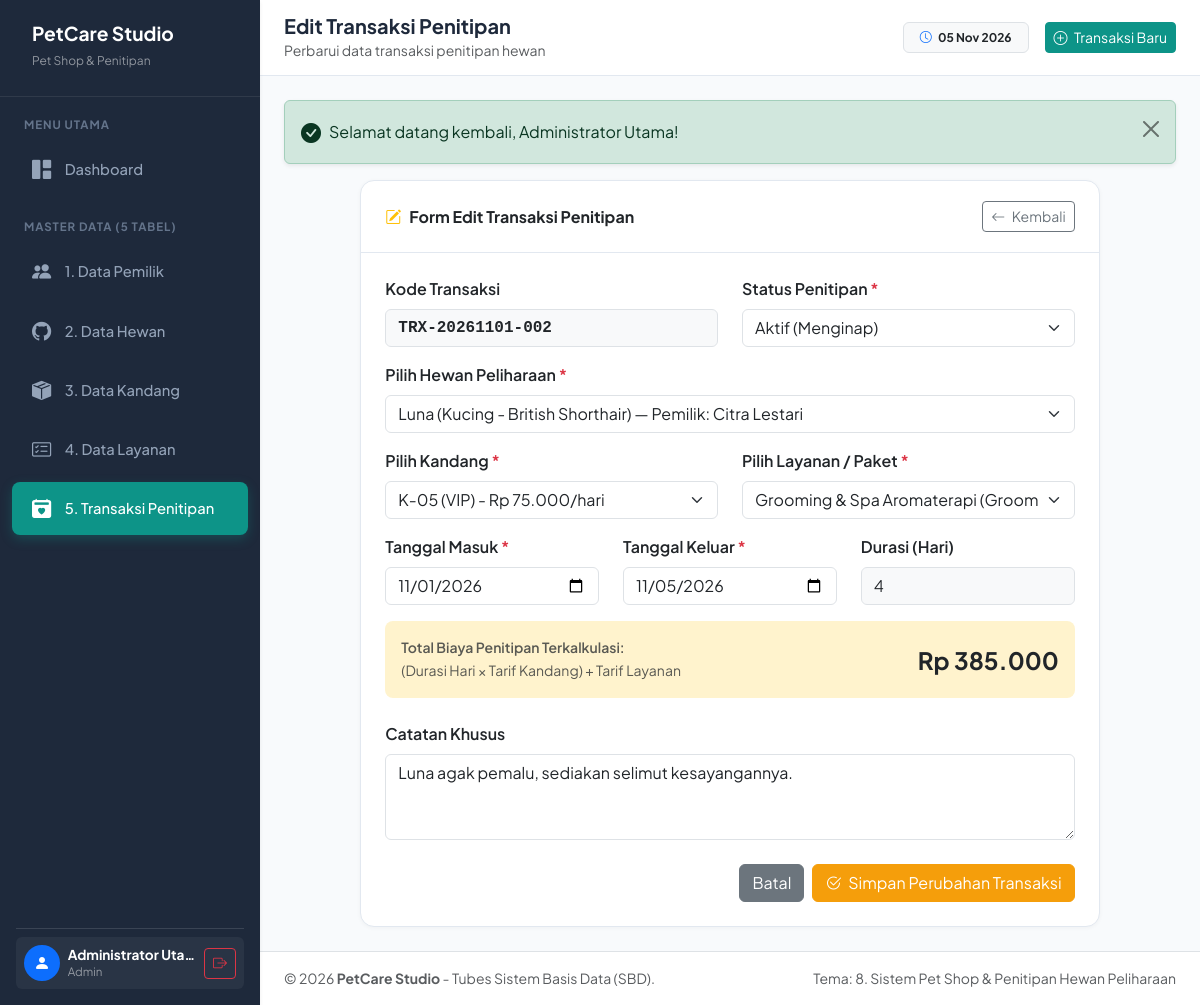
/penitipan/edit.php?id=2 (signed in), run on the app's committed database.
### tables this page shows
CREATE TABLE `penitipan` (
    `id_penitipan` INT AUTO_INCREMENT PRIMARY KEY,
    `kode_transaksi` VARCHAR(30) NOT NULL UNIQUE,
    `id_hewan` INT NOT NULL,
    `id_kandang` INT NOT NULL,
    `id_layanan` INT NOT NULL,
    `tgl_masuk` DATE NOT NULL,
    `tgl_keluar` DATE NOT NULL,
    `total_hari` INT NOT NULL CHECK (`total_hari` > 0),
    `total_biaya` DECIMAL(12,2) NOT NULL CHECK (`total_biaya` >= 0),
    `status_penitipan` ENUM('Booking', 'Aktif', 'Selesai', 'Batal') NOT NULL DEFAULT 'Booking',
    `catatan` TEXT,
    `created_at` TIMESTAMP DEFAULT CURRENT_TIMESTAMP,
    CONSTRAINT `fk_penitipan_hewan` FOREIGN KEY (`id_hewan`) 
        REFERENCES `hewan` (`id_hewan`) 
        ON DELETE RESTRICT 
        ON UPDATE CASCADE,
    CONSTRAINT `fk_penitipan_kandang` FOREIGN KEY (`id_kandang`) 
        REFERENCES `kandang` (`id_kandang`) 
        ON DELETE RESTRICT 
        ON UPDATE CASCADE,
    CONSTRAINT `fk_penitipan_layanan` FOREIGN KEY (`id_layanan`) 
        REFERENCES `layanan` (`id_layanan`) 
        ON DELETE RESTRICT 
        ON UPDATE CASCADE
);

CREATE TABLE `hewan` (
    `id_hewan` INT AUTO_INCREMENT PRIMARY KEY,
    `id_pemilik` INT NOT NULL,
    `nama_hewan` VARCHAR(50) NOT NULL,
    `jenis_hewan` ENUM('Kucing', 'Anjing', 'Kelinci', 'Hamster', 'Burung', 'Reptil') NOT NULL,
    `ras` VARCHAR(50) NOT NULL,
    `umur_bulan` INT NOT NULL CHECK (`umur_bulan` >= 0),
    `jenis_kelamin` ENUM('Jantan', 'Betina') NOT NULL,
    `berat_kg` DECIMAL(4,2) NOT NULL CHECK (`berat_kg` > 0),
    `created_at` TIMESTAMP DEFAULT CURRENT_TIMESTAMP,
    CONSTRAINT `fk_hewan_pemilik` FOREIGN KEY (`id_pemilik`) 
        REFERENCES `pemilik` (`id_pemilik`) 
        ON DELETE CASCADE 
        ON UPDATE CASCADE
);

CREATE TABLE `kandang` (
    `id_kandang` INT AUTO_INCREMENT PRIMARY KEY,
    `nomor_kandang` VARCHAR(20) NOT NULL UNIQUE,
    `tipe_kandang` ENUM('Standar', 'VIP', 'VVIP') NOT NULL,
    `kapasitas` INT NOT NULL DEFAULT 1 CHECK (`kapasitas` > 0),
    `tarif_per_hari` DECIMAL(10,2) NOT NULL CHECK (`tarif_per_hari` > 0),
    `status_kandang` ENUM('Tersedia', 'Terisi', 'Perbaikan') NOT NULL DEFAULT 'Tersedia',
    `created_at` TIMESTAMP DEFAULT CURRENT_TIMESTAMP
);

CREATE TABLE `layanan` (
    `id_layanan` INT AUTO_INCREMENT PRIMARY KEY,
    `nama_layanan` VARCHAR(100) NOT NULL,
    `kategori` ENUM('Penitipan Saja', 'Grooming & Spa', 'Kesehatan & Vaksin', 'Perawatan Khusus') NOT NULL,
    `tarif_layanan` DECIMAL(10,2) NOT NULL CHECK (`tarif_layanan` >= 0),
    `deskripsi` TEXT,
    `created_at` TIMESTAMP DEFAULT CURRENT_TIMESTAMP
);

### penitipan/edit.php (the view, shortened to what this page needs)
<?php
require_once __DIR__ . '/../includes/header.php';
$id = (int)($_GET['id'] ?? 0);
$stmt = mysqli_prepare($conn, "SELECT * FROM penitipan WHERE id_penitipan = ? LIMIT 1");
mysqli_stmt_bind_param($stmt, "i", $id);
mysqli_stmt_execute($stmt);
$res = mysqli_stmt_get_result($stmt);
$penitipan = mysqli_fetch_assoc($res);
$resHewan = mysqli_query($conn, "SELECT h.id_hewan, h.nama_hewan, h.jenis_hewan, h.ras, pm.nama_pemilik
                                  FROM hewan h
                                  INNER JOIN pemilik pm ON h.id_pemilik = pm.id_pemilik
                                  ORDER BY h.nama_hewan ASC");
$resKandang = mysqli_query($conn, "SELECT id_kandang, nomor_kandang, tipe_kandang, tarif_per_hari, status_kandang
                                    FROM kandang
                                    ORDER BY nomor_kandang ASC");
$resLayanan = mysqli_query($conn, "SELECT id_layanan, nama_layanan, kategori, tarif_layanan
                                    FROM layanan
                                    ORDER BY kategori ASC, tarif_layanan ASC");
$id_hewan         = (int)($_POST['id_hewan'] ?? $penitipan['id_hewan']);
$id_kandang       = (int)($_POST['id_kandang'] ?? $penitipan['id_kandang']);
$id_layanan       = (int)($_POST['id_layanan'] ?? $penitipan['id_layanan']);
$tgl_masuk        = cleanInput($_POST['tgl_masuk'] ?? $penitipan['tgl_masuk']);
$tgl_keluar       = cleanInput($_POST['tgl_keluar'] ?? $penitipan['tgl_keluar']);
$status_penitipan = cleanInput($_POST['status_penitipan'] ?? $penitipan['status_penitipan']);
$catatan          = cleanInput($_POST['catatan'] ?? $penitipan['catatan']);
?>
<div class="row justify-content-center">
    <div class="col-lg-10">
        <div class="card card-custom">
            <div class="card-header d-flex justify-content-between align-items-center">
                <span class="fw-bold"><i class="bi bi-pencil-square me-2 text-warning"></i>Form Edit Transaksi Penitipan</span>
                <a href="<?= base_url('penitipan/index.php') ?>" class="btn btn-sm btn-outline-secondary">
                    <i class="bi bi-arrow-left me-1"></i> Kembali
                </a>
            </div>
            <div class="card-body p-4">
                <form action="" method="POST">
                    <div class="row">
                        <div class="col-md-6 mb-3">
                            <label class="form-label fw-semibold">Kode Transaksi</label>
                            <input type="text" class="form-control font-monospace fw-bold bg-light" value="<?= htmlspecialchars($penitipan['kode_transaksi']) ?>" readonly>
                        </div>
                        <div class="col-md-6 mb-3">
                            <label for="status_penitipan" class="form-label fw-semibold">Status Penitipan <span class="text-danger">*</span></label>
                            <select name="status_penitipan" id="status_penitipan" class="form-select" required>
                                <option value="Aktif" <?= $status_penitipan === 'Aktif' ? 'selected' : '' ?>>Aktif (Menginap)</option>
                            </select>
                        </div>
                    </div>
                    <div class="mb-3">
                        <label for="id_hewan" class="form-label fw-semibold">Pilih Hewan Peliharaan <span class="text-danger">*</span></label>
                        <select name="id_hewan" id="id_hewan" class="form-select" required>
                            <?php while ($h = mysqli_fetch_assoc($resHewan)): ?>
                                <option value="<?= $h['id_hewan'] ?>" <?= $id_hewan === (int)$h['id_hewan'] ? 'selected' : '' ?>>
                                    <?= htmlspecialchars($h['nama_hewan']) ?> (<?= htmlspecialchars($h['jenis_hewan']) ?> - <?= htmlspecialchars($h['ras']) ?>) — Pemilik: <?= htmlspecialchars($h['nama_pemilik']) ?>
                                </option>
                            <?php endwhile; ?>
                        </select>
                    </div>
                    <div class="row">
                        <div class="col-md-6 mb-3">
                            <label for="id_kandang" class="form-label fw-semibold">Pilih Kandang <span class="text-danger">*</span></label>
                            <select name="id_kandang" id="id_kandang" class="form-select" required>
                                <?php while ($k = mysqli_fetch_assoc($resKandang)): ?>
                                    <option value="<?= $k['id_kandang'] ?>"
                                            data-tarif="<?= $k['tarif_per_hari'] ?>"
                                            <?= $id_kandang === (int)$k['id_kandang'] ? 'selected' : '' ?>>
                                        <?= htmlspecialchars($k['nomor_kandang']) ?> (<?= htmlspecialchars($k['tipe_kandang']) ?>) - <?= formatRupiah($k['tarif_per_hari']) ?>/hari
                                    </option>
                                <?php endwhile; ?>
                            </select>
                        </div>
                        <div class="col-md-6 mb-3">
                            <label for="id_layanan" class="form-label fw-semibold">Pilih Layanan / Paket <span class="text-danger">*</span></label>
                            <select name="id_layanan" id="id_layanan" class="form-select" required>
                                <?php while ($l = mysqli_fetch_assoc($resLayanan)): ?>
                                    <option value="<?= $l['id_layanan'] ?>"
                                            data-tarif="<?= $l['tarif_layanan'] ?>"
                                            <?= $id_layanan === (int)$l['id_layanan'] ? 'selected' : '' ?>>
                                        <?= htmlspecialchars($l['nama_layanan']) ?> (<?= htmlspecialchars($l['kategori']) ?>) - <?= formatRupiah($l['tarif_layanan']) ?>
                                    </option>
                                <?php endwhile; ?>
                            </select>
                        </div>
                    </div>
                    <div class="row">
                        <div class="col-md-4 mb-3">
                            <label for="tgl_masuk" class="form-label fw-semibold">Tanggal Masuk <span class="text-danger">*</span></label>
                            <input type="date" class="form-control" id="tgl_masuk" name="tgl_masuk" value="<?= htmlspecialchars($tgl_masuk) ?>" required>
                        </div>
                        <div class="col-md-4 mb-3">
                            <label for="tgl_keluar" class="form-label fw-semibold">Tanggal Keluar <span class="text-danger">*</span></label>
                            <input type="date" class="form-control" id="tgl_keluar" name="tgl_keluar" value="<?= htmlspecialchars($tgl_keluar) ?>" required>
                        </div>
                        <div class="col-md-4 mb-3">
                            <label for="total_hari" class="form-label fw-semibold">Durasi (Hari)</label>
                            <input type="number" class="form-control bg-light" id="total_hari" name="total_hari" value="<?= $penitipan['total_hari'] ?>" readonly>
                        </div>
                    </div>
                    <div class="card bg-warning-subtle border-0 rounded-3 p-3 mb-4">
                        <div class="d-flex align-items-center justify-content-between">
                            <div>
                                <div class="text-muted small fw-semibold">Total Biaya Penitipan Terkalkulasi:</div>
                                <small class="text-muted">(Durasi Hari × Tarif Kandang) + Tarif Layanan</small>
                            </div>
                            <div class="text-end">
                                <div class="fs-4 fw-bold text-dark" id="total_biaya_preview"><?= formatRupiah($penitipan['total_biaya']) ?></div>
                            </div>
                        </div>
                    </div>
                    <div class="mb-4">
                        <label for="catatan" class="form-label fw-semibold">Catatan Khusus</label>
                        <textarea class="form-control" id="catatan" name="catatan" rows="3"><?= htmlspecialchars($catatan) ?></textarea>
                    </div>
                    <div class="d-flex justify-content-end gap-2">
                        <a href="<?= base_url('penitipan/index.php') ?>" class="btn btn-secondary">Batal</a>
                        <button type="submit" class="btn btn-warning text-white">
                            <i class="bi bi-check2-circle me-1"></i> Simpan Perubahan Transaksi
                        </button>
                    </div>
                </form>
            </div>
        </div>
    </div>
</div>
<?php require_once __DIR__ . '/../includes/footer.php'; ?>

### assets/css/style.css (style rules this page uses)
:root { --primary-color: #0d9488; --primary-hover: #0f766e; --primary-light: #ccfbf1; --secondary-color: #f59e0b; --secondary-light: #fef3c7; --sidebar-bg: #1e293b; --sidebar-hover: #334155; --body-bg: #f8fafc; --card-border: #e2e8f0; --text-main: #1e293b; --text-muted: #64748b; }
body { font-family: 'Plus Jakarta Sans', -apple-system, BlinkMacSystemFont, "Segoe UI", Roboto, sans-serif; background-color: var(--body-bg); color: var(--text-main); min-height: 100vh; }
.card-custom { border: 1px solid var(--card-border); border-radius: 14px; background: #ffffff; box-shadow: 0 1px 4px rgba(0, 0, 0, 0.04); }
.card-custom .card-header { background-color: transparent; border-bottom: 1px solid var(--card-border); padding: 1.25rem 1.5rem; font-weight: 600; }
.btn-warning { background-color: var(--secondary-color); border-color: var(--secondary-color); color: #ffffff; }

### data on the page
penitipan: kode_transaksi "TRX-20261101-002", status_penitipan "Aktif (Menginap)", id_hewan "Luna (Kucing - British Shorthair) — Pemilik: Citra Lestari", id_kandang "K-05 (VIP) - Rp 75.000/hari", id_layanan "Grooming & Spa Aromaterapi (Grooming & Spa) - Rp 85.000", tgl_masuk "11/01/2026", tgl_keluar "11/05/2026", total_hari "4", total_biaya "Rp 385.000", catatan "Luna agak pemalu, sediakan selimut kesayangannya."

### other printed values
$_SESSION['nama_lengkap'] "Administrator Utama"
$_SESSION['role'] "Admin"
$pageTitle "Edit Transaksi Penitipan"
$pageSubtitle "Perbarui data transaksi penitipan hewan"
$flash['message'] "Selamat datang kembali, Administrator Utama!"
